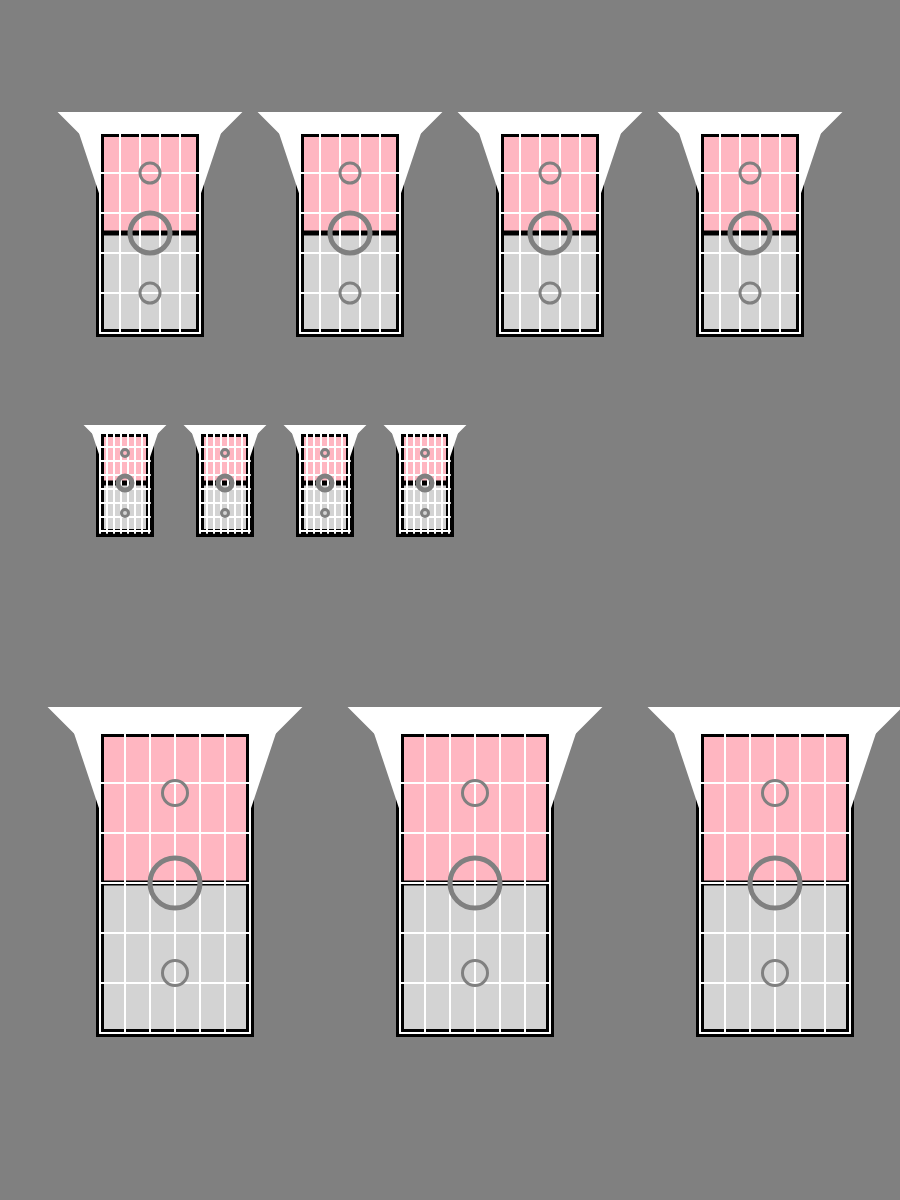
Frame 1 (no input)
Frame 60 (no input): identical to frame 1, image omitted
Frame 120 (the mouse pressed at the canvas centre since frame 60): identical to frame 1, image omitted

The p5.js sketch that drew this single still picture (run headless with seeded random() and noise() and a simulated clock; from frame 60 on, the mouse is pressed at the canvas centre):

// p5.js sketch
// ── sketch.js
function setup() { 
  createCanvas(900, 1200);
} 

function draw() { 
	background("grey");
	
	var x=100, y=133;
	for (var i=0; i<4;i++) {
	drawWindow(x+200*i,y,100,20);
	drawWindow(x+100*i,y+300,50,7);
	drawWindow(x+300*i,y+600,150,25);
	}
						
}

function drawWindow(x,y,ws,ld){
	noStroke();
			fill("lightpink");
			rect(x,y,ws,ws); //top yellow windows
	
			noStroke();
			fill("lightgrey");
			rect(x,y+ws,ws,ws); //bottom green windows
		
			
			stroke("black");
			strokeWeight(8);
			noFill();
			rect(x,y,ws,ws*2); // black frames
	
			strokeWeight(5);
			line(x,y+ws, x+ws, y+ws); // black line in the middle of top and bottom windows
			

			 for (i=0; i<=ws/ld; i++) {
			     stroke("white");
			     strokeWeight(2);
			     line(x+ld*i,y,x+ld*i,y+ws*2);
			 } //vertical white lines
			
			 for (i=0; i<=ws/ld;i++) {
			     stroke("white");
			     strokeWeight(2);
			     line(x,y+ld*i*2,x+ws,y+ld*i*2);			
			 } //horizonal white lines
			
			stroke("grey");
			strokeWeight(5);
			noFill();
			ellipse(x+ws/2, y+ws,ld*2,ld*2); //big ellipse in the middle
	
			stroke("grey");
			strokeWeight(3);
			noFill();
			ellipse(x+ws/2, y+ws/2.5,ld,ld); // small ellipse on the top
			
			stroke("grey");
			strokeWeight(3);
			noFill();
			ellipse(x+ws/2, y+ws*2-ws/2.5,ld,ld); //small ellipse at the bottom

			stroke("white");
			strokeWeight(2);
			fill("white");
			quad(x-ld*2,y-ld,x+ws+ld*2,y-ld,x+ws+ld,y,x-ld,y); // quad on the top
			
			stroke("white");
			strokeWeight(2);
			fill("white");
			triangle(x-ld,y,x,y,x,y+ld*3);
			triangle(x+ws,y,x+ws+ld,y,x+ws,y+ld*3);//two triangles below the quad
	

}

// ── week7.html
<!DOCTYPE html>
<html lang="en">
<head>
    <meta charset="UTF-8">
    <title>Week 7 - Cammy(Qing) Wan</title>
     <script src="../p5.min.js"></script>
     <script src="sketch.js"></script>
    <link href="../css/styles.css" rel="stylesheet"> 
</head>
<body>
<nav>
            <ul>
                <li><a href="../index.html">Homepage</a></li>
                
            </ul>
        </nav> 
    <h2>Assignment 7<br> Cammy(Qing) Wan</h2>
</body>
</html>
